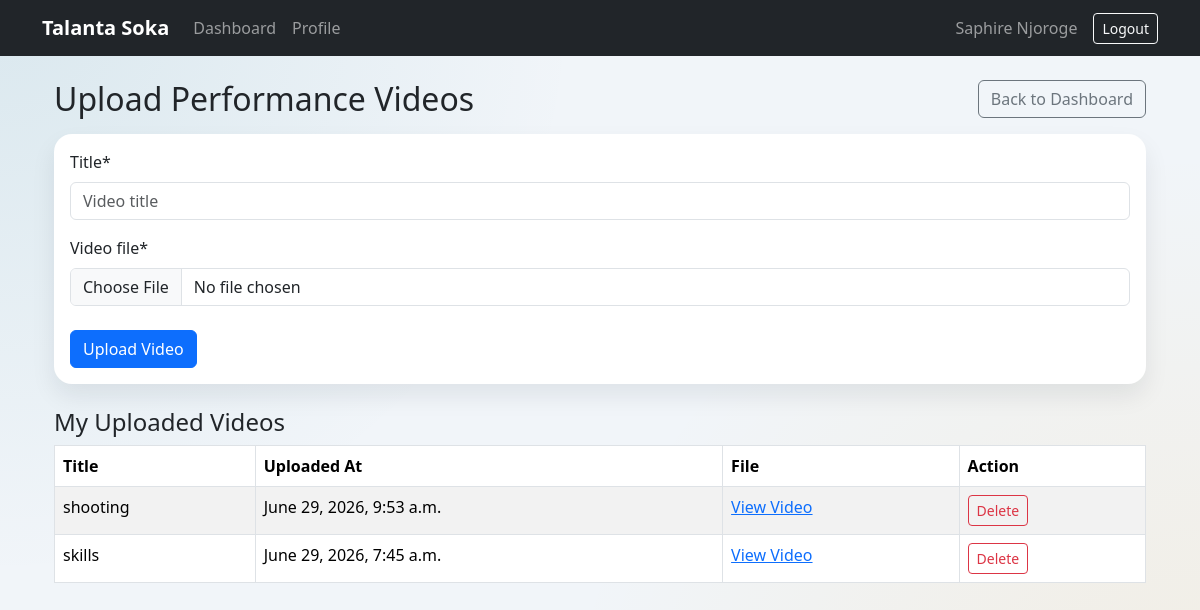
The app's page /player/videos/upload/ (signed in) with its own data.
### users/models.py (models this page shows, shortened)
class User(AbstractBaseUser, PermissionsMixin):
    full_name = models.CharField(max_length=150)
    email = models.EmailField(unique=True)
    ROLE_CHOICES = [
        ('player','Player'),
        ('scout', 'Scout'),
    ]
    role = models.CharField(max_length=20, choices=ROLE_CHOICES, default='player')
    is_active = models.BooleanField(default=True)
    is_staff = models.BooleanField(default=False)
    USERNAME_FIELD = 'email'
    REQUIRED_FIELDS = ['full_name']
    objects = UserManager()

### players/models.py (models this page shows, shortened)
class PlayerVideo(models.Model):
    profile = models.ForeignKey(
        PlayerProfile,
        on_delete=models.CASCADE,
        related_name='videos'
    )
    title = models.CharField(max_length=150)
    video_file = models.FileField(upload_to='player_videos/')
    uploaded_at = models.DateTimeField(auto_now_add=True)
    class Meta:
        ordering = ['-uploaded_at']

### players/views.py (the view)
# urls.py: path('videos/upload/', views.upload_video, name='upload_video'),
@login_required
def upload_video(request):
    if request.user.role != 'player':
        messages.error(request, 'Only players can upload videos.')
        return redirect('scout_dashboard')
    profile = PlayerProfile.objects.filter(user=request.user).first()
    if not profile:
        messages.error(request, 'Complete registration first to upload videos.')
        return redirect('register')
    if request.method == 'POST':
        form = PlayerVideoForm(request.POST, request.FILES)
        if form.is_valid():
            video = form.save(commit=False)
            video.profile = profile
            video.save()
            messages.success(request, 'Video uploaded successfully.')
            return redirect('upload_video')
    else:
        form = PlayerVideoForm()
    return render(
        request,
        'players/uploadvideo.html',
        {
            'form': form,
            'videos': profile.videos.all(),
        },
    )

### players/forms.py
class PlayerVideoForm(forms.ModelForm):
    class Meta:
        model = PlayerVideo
        fields = [
            'title',
            'video_file',
        ]
        widgets = {
            'title': forms.TextInput(attrs={'placeholder': 'Video title'}),
        }

### templates/players/uploadvideo.html (shortened to what this page needs)
{% extends 'base.html' %}
{% load crispy_forms_tags %}
{% block content %}
<div class="container mt-4">
    <div class="d-flex justify-content-between align-items-center mb-3">
        <h2 class="mb-0">Upload Performance Videos</h2>
        <a href="{% url 'player_dashboard' %}" class="btn btn-outline-secondary">Back to Dashboard</a>
    </div>
    <div class="card mb-4">
        <div class="card-body">
            <form method="post" enctype="multipart/form-data" novalidate>
                {{ form|crispy }}
                <button type="submit" class="btn btn-primary mt-2">Upload Video</button>
            </form>
        </div>
    </div>
    <h4>My Uploaded Videos</h4>
    {% if videos %}
        <div class="table-responsive">
            <table class="table table-bordered table-striped">
                <thead>
                    <tr>
                        <th>Title</th>
                        <th>Uploaded At</th>
                        <th>File</th>
                        <th>Action</th>
                    </tr>
                </thead>
                <tbody>
                    {% for video in videos %}
                        <tr>
                            <td>{{ video.title }}</td>
                            <td>{{ video.uploaded_at }}</td>
                            <td><a href="{{ video.video_file.url }}" target="_blank">View Video</a></td>
                            <td>
                                <form method="post" action="{% url 'delete_video' video.id %}" onsubmit="return confirm('Delete this video?');">
                                    <button type="submit" class="btn btn-sm btn-outline-danger">Delete</button>
                                </form>
                            </td>
                        </tr>
                    {% endfor %}
                </tbody>
            </table>
        </div>
    {% else %}
        <div class="alert alert-info">No videos uploaded yet.</div>
    {% endif %}
</div>
{% endblock %}

### templates/base.html (shortened to what this page needs)
{% load static %}
<!DOCTYPE html>
<html lang="en">
<head>
    <link href="https://cdn.jsdelivr.net/npm/bootstrap@5.3.3/dist/css/bootstrap.min.css" rel="stylesheet">
</head>
<body>
<nav class="navbar navbar-expand-lg navbar-dark bg-dark">
    <div class="container">
        <a class="navbar-brand" href="{% url 'home' %}">
            Talanta Soka
        </a>
        <div class="collapse navbar-collapse"
             id="navbarContent">
            <ul class="navbar-nav me-auto">
                <li class="nav-item">
                    {% if user.is_authenticated and user.is_staff %}
                        <a class="nav-link" href="{% url 'admin_dashboard' %}">
                    {% elif user.is_authenticated and user.role == 'player' %}
                        <a class="nav-link" href="{% url 'player_dashboard' %}">
                    {% elif user.is_authenticated and user.role == 'scout' %}
                        <a class="nav-link" href="{% url 'scout_dashboard' %}">
                    {% else %}
                        <a class="nav-link" href="{% url 'home' %}">
                    {% endif %}
                        Dashboard
                    </a>
                </li>
                <li class="nav-item">
                    {% if user.is_authenticated and user.is_staff %}
                        <a class="nav-link" href="{% url 'admin_users' %}">Users</a>
                    {% elif user.is_authenticated and user.role == 'player' %}
                        <a class="nav-link" href="{% url 'player_profile' %}">Profile</a>
                    {% elif user.is_authenticated and user.role == 'scout' %}
                        <a class="nav-link" href="{% url 'scout_player_directory' %}">View Players</a>
                    {% else %}
                        <a class="nav-link" href="{% url 'login' %}">Login</a>
                    {% endif %}
                </li>
            </ul>
            {% if user.is_authenticated %}
                <span class="navbar-text me-3">
                    {{ user.full_name }}
                </span>
                <a href="{% url 'logout' %}"
                   class="btn btn-outline-light btn-sm">
                    Logout
                </a>
            {% endif %}
        </div>
    </div>
</nav>
<div class="container mt-4">
    {% block content %}
    {% endblock %}
</div>
</body>
</html>

### templates/base.html (style rules this page uses)
body { background: radial-gradient(circle at top left, rgba(14,116,144,.10), transparent 40%), radial-gradient(circle at bottom right, rgba(245,158,11,.10), transparent 45%), #f1f5f9; min-height:100vh; }
.navbar-brand { font-weight:bold; }
.card { border:none; border-radius:18px; box-shadow:0 12px 24px rgba(15,23,42,.08); }

### records on screen
User: full_name "Saphire Njoroge"
PlayerVideo: title "shooting", uploaded_at "June 29, 2026, 9:53 a.m."
PlayerVideo: title "skills", uploaded_at "June 29, 2026, 7:45 a.m."
